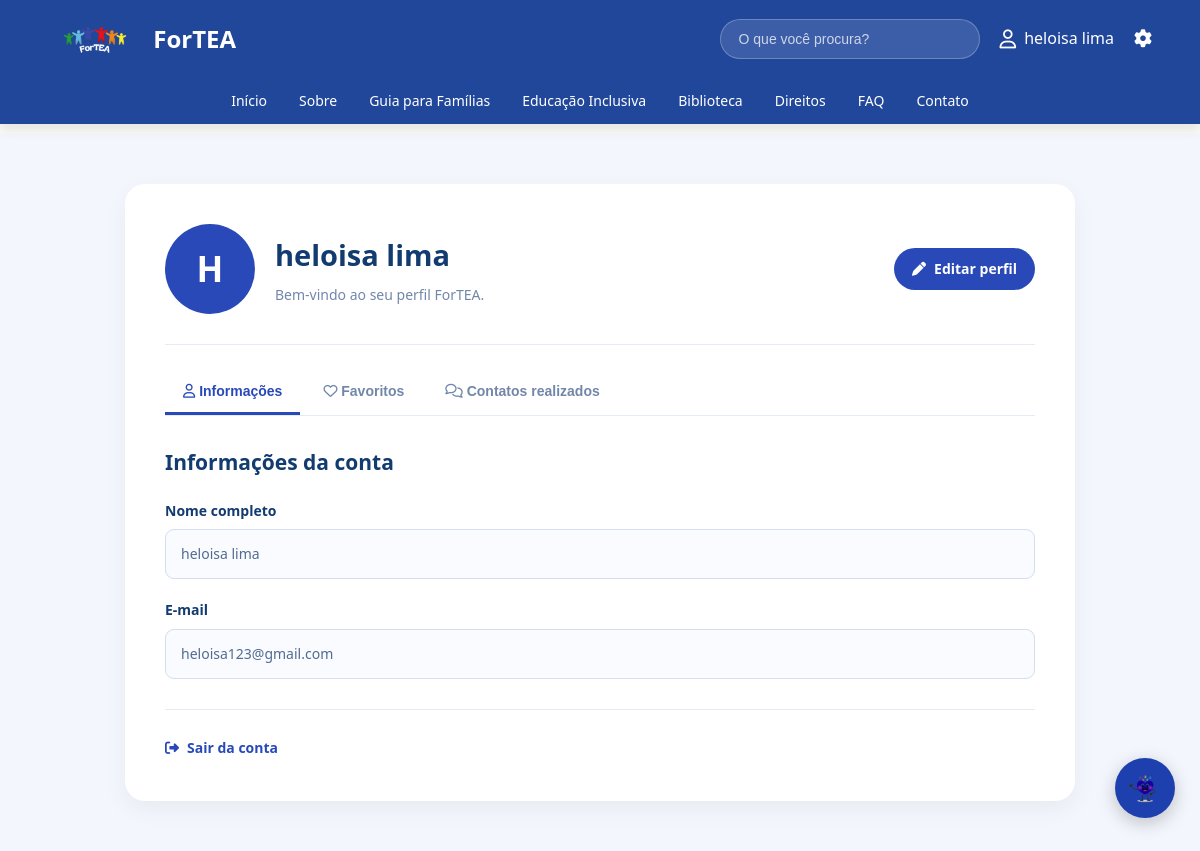
The page /perfil.php (signed in) on the database its author committed.
### tables this page shows
CREATE TABLE `usuarios` (
  `id` int(11) NOT NULL,
  `nome` varchar(100) NOT NULL,
  `email` varchar(150) NOT NULL,
  `senha` varchar(255) NOT NULL,
  `data_cadastro` timestamp NOT NULL DEFAULT current_timestamp(),
  `foto` varchar(255) DEFAULT NULL
);

### perfil.php (the view, shortened to what this page needs)
<?php
require_once "conexao.php";
$usuarioId = $_SESSION['usuario_id'];
$sql = "SELECT * FROM usuarios WHERE id = ?";
$stmt = $conexao->prepare($sql);
$stmt->bind_param("i", $usuarioId);
$stmt->execute();
$resultado = $stmt->get_result();
$usuario = $resultado->fetch_assoc();
$nomeUsuario = $usuario['nome'];
$emailUsuario = $usuario['email'];
$fotoUsuario = $usuario['foto'] ?? null;
?>
<!DOCTYPE html>
<html lang="pt-br">
<head>
    <link rel="stylesheet"
          href="css/estilo.css">
    <link rel="stylesheet"
          href="css/perfil.css">
    <link rel="stylesheet"
          href="https://cdnjs.cloudflare.com/ajax/libs/font-awesome/6.5.0/css/all.min.css">
</head>
<body>
<?php include "chatbot/chatbot.php"; ?>
<link rel="stylesheet" href="chatbot/chatbot.css">
<header>
    <div class="topo">
        <div class="logo">
            <img src="img/logoo.png"
                 alt="Logo">
            <h2>ForTEA</h2>
        </div>
        <div class="acoes">
            <div class="pesquisa">
                <input type="text"
                       placeholder="O que você procura?">
            </div>
            <a href="perfil.php"
               class="usuario-logado">
                <i class="fa-regular fa-user"></i>
                <?= htmlspecialchars($nomeUsuario) ?>
            </a>
            <a href="configuracoes.php" class="menu-configuracoes">
                    <i class="fa-solid fa-gear"></i>
                </a>
        </div>
    </div>
    <nav class="menu">
        <ul class="menu-links">
            <li>
                <a href="index.php">Início</a>
            </li>
            <li>
                <a href="sobre.php">Sobre</a>
            </li>
            <li>
                <a href="guia.php">Guia para Famílias</a>
            </li>
            <li>
                <a href="educacaoinclusiva.php">
                    Educação Inclusiva
                </a>
            </li>
            <li>
                <a href="biblioteca.php">
                    Biblioteca
                </a>
            </li>
            <li>
                <a href="direitos.php">
                    Direitos
                </a>
            </li>
            <li>
                <a href="faq.php">FAQ</a>
            </li>
            <li>
                <a href="contato.php">Contato</a>
            </li>
        </ul>
    </nav>
</header>
<main class="perfil-pagina">
    <section class="perfil-card">
        <div class="perfil-topo">
            <div class="perfil-avatar">
                <?php if (!empty($fotoUsuario)): ?>
                    <img src="<?= htmlspecialchars($fotoUsuario) ?>"
                         alt="Foto de perfil">
                <?php else: ?>
                    <?= strtoupper(
                        substr($nomeUsuario, 0, 1)
                    ) ?>
                <?php endif; ?>
            </div>
            <div class="perfil-titulo">
                <h1>
                    <?= htmlspecialchars($nomeUsuario) ?>
                </h1>
                <p>
                    Bem-vindo ao seu perfil ForTEA.
                </p>
            </div>
            <a href="editar_perfil.php"
               class="botao-editar-topo">
                <i class="fa-solid fa-pen"></i>
                Editar perfil
            </a>
        </div>
        <div class="perfil-abas">
            <button class="aba ativa"
                    onclick="mostrarAba('informacoes', this)">
                <i class="fa-regular fa-user"></i>
                Informações
            </button>
            <button class="aba"
                    onclick="mostrarAba('favoritos', this)">
                <i class="fa-regular fa-heart"></i>
                Favoritos
            </button>
            <button class="aba"
                    onclick="mostrarAba('profissionais', this)">
                <i class="fa-regular fa-comments"></i>
                Contatos realizados
            </button>
        </div>
        <div id="informacoes"
             class="conteudo-aba ativa">
            <h2>
                Informações da conta
            </h2>
            <div class="perfil-campo">
                <label>
                    Nome completo
                </label>
                <div class="perfil-valor">
                    <?= htmlspecialchars($nomeUsuario) ?>
                </div>
            </div>
            <div class="perfil-campo">
                <label>
                    E-mail
                </label>
                <div class="perfil-valor">
                    <?= htmlspecialchars($emailUsuario) ?>
                </div>
            </div>
        </div>
        <div class="perfil-final">
            <a href="logout.php"
               class="botao-sair">
                <i class="fa-solid fa-right-from-bracket"></i>
                Sair da conta
            </a>
        </div>
    </section>
</main>
</body>
</html>

### css/estilo.css (style rules this page uses)
* { margin: 0; padding: 0; box-sizing: border-box; }
html { scroll-behavior: smooth; }
:root { --primary-color: #0284c7; --primary-light: #e0f2fe; --blue-main: #21479B; --blue: #3467EB; --blue-light: #EAF2FF; --blue-footer: #1E40AF; --text-dark: #1e293b; --text: #475569; --text-muted: #64748b; --bg-light: #FAFBF7; --card-bg: #ffffff; --border: #e2e8f0; --border-radius: 12px; --box-shadow: 0 4px 15px rgba(0, 0, 0, 0.05); }
body { font-family: 'Segoe UI', Tahoma, Geneva, Verdana, sans-serif; background: #FAFBF7; color: #475569; line-height: 1.6; padding-top: 134px; overflow-x: hidden; }
img { max-width: 100%; height: auto; display: block; }
a, button, input { transition: 0.3s ease; }
header { background: #21479b; position: fixed; top: 0; left: 0; width: 100%; z-index: 9999; box-shadow: 0 7px 10px rgba(0, 0, 0, 0.08); }
header, header h1, header h2, header h3, header p, header a { color: #fff; }
.topo { width: min(1200px, 92%); margin: auto; display: flex; justify-content: space-between; align-items: center; padding: 4px 0; }
.logo { display: flex; align-items: center; gap: 12px; }
.logo img { width: auto; height: 70px; }
.logo h2 { margin: 0; }
.acoes { display: flex; align-items: center; gap: 20px; }
.pesquisa { display: flex; align-items: center; position: relative; }
.pesquisa input { width: 260px; padding: 11px 45px 11px 18px; border: 1px solid rgba(255, 255, 255, 0.25); outline: none; border-radius: 50px; background: rgba(255, 255, 255, 0.12); color: #fff; font-size: 14px; transition: 0.2s ease; }
.pesquisa input::placeholder { color: rgba(255, 255, 255, 0.75); }
.acoes > a { text-decoration: none; }
.usuario-logado { display: flex; align-items: center; gap: 8px; font-size: 15px; font-weight: 500; }
.usuario-logado i { font-size: 19px; }
.menu-configuracoes { display: flex; align-items: center; justify-content: center; font-size: 18px; transition: 0.2s ease; }
.menu { width: 100%; }
.menu-links { width: min(1200px, 92%); margin: 0 auto; padding: 0; display: flex; align-items: center; justify-content: center; gap: 4px; list-style: none; }
.menu-links li { position: relative; }
.menu-links a { display: block; padding: 12px 14px; text-decoration: none; font-size: 14px; font-weight: 500; transition: 0.2s ease; }
:root { --azul: #3467EB; --azul-escuro: #21479B; --azul-claro: #EAF2FF; --verde: #4CAF50; --fundo: #F7F9FC; --texto: #374151; --suave: #667085; --branco: #fff; --borda: #E4E9F2; --sombra: 0 12px 30px rgba(33, 71, 155, .08); }
main { background: var(--fundo); color: var(--texto); font-family: "Segoe UI", Tahoma, sans-serif; }

### rows shown on the page
usuarios: nome "heloisa lima", nome "H", email "heloisa123@gmail.com"
